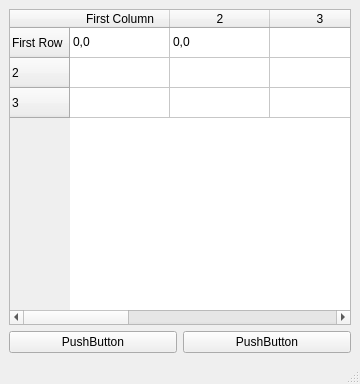
<?xml version="1.0" encoding="UTF-8"?>
<ui version="4.0">
 <class>MainWindow</class>
 <widget class="QMainWindow" name="MainWindow">
  <property name="geometry">
   <rect>
    <x>0</x>
    <y>0</y>
    <width>360</width>
    <height>384</height>
   </rect>
  </property>
  <property name="windowTitle">
   <string>MainWindow</string>
  </property>
  <widget class="QWidget" name="centralwidget">
   <layout class="QVBoxLayout" name="verticalLayout_2">
    <item>
     <layout class="QHBoxLayout" name="horizontalLayout">
      <item>
       <widget class="QTableWidget" name="tableWidget">
        <property name="rowCount">
         <number>3</number>
        </property>
        <property name="columnCount">
         <number>6</number>
        </property>
        <row>
         <property name="text">
          <string>First Row</string>
         </property>
        </row>
        <row/>
        <row/>
        <column>
         <property name="text">
          <string>First Column</string>
         </property>
        </column>
        <column/>
        <column/>
        <column/>
        <column/>
        <column/>
        <item row="0" column="0">
         <property name="text">
          <string>0,0</string>
         </property>
        </item>
        <item row="0" column="1">
         <property name="text">
          <string>0,0</string>
         </property>
        </item>
       </widget>
      </item>
     </layout>
    </item>
    <item>
     <layout class="QHBoxLayout" name="horizontalLayout_2">
      <item>
       <widget class="QPushButton" name="pushButton">
        <property name="text">
         <string>PushButton</string>
        </property>
       </widget>
      </item>
      <item>
       <widget class="QPushButton" name="pushButton_2">
        <property name="text">
         <string>PushButton</string>
        </property>
       </widget>
      </item>
     </layout>
    </item>
   </layout>
  </widget>
  <widget class="QMenuBar" name="menubar">
   <property name="geometry">
    <rect>
     <x>0</x>
     <y>0</y>
     <width>360</width>
     <height>26</height>
    </rect>
   </property>
  </widget>
  <widget class="QStatusBar" name="statusbar"/>
 </widget>
 <resources/>
 <connections/>
</ui>
